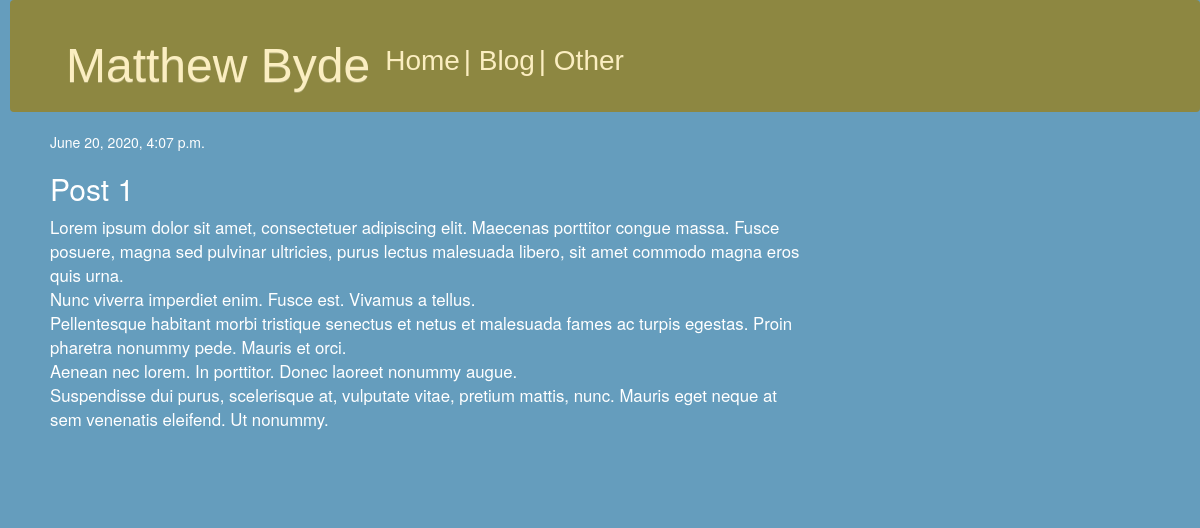
Page /blog/post/1/ on the committed database.
### blog/models.py (models this page shows, shortened)
class Post(models.Model):
    author = models.ForeignKey(settings.AUTH_USER_MODEL, on_delete=models.CASCADE)
    title = models.CharField(max_length=200)
    text = models.TextField()
    description = models.TextField(default="")
    created_date = models.DateTimeField(default=timezone.now)
    published_date = models.DateTimeField(blank=True, null=True)

### blog/views.py (the view)
# urls.py: path('post/<int:pk>/', views.post_detail, name='post_detail'),
def post_detail(request, pk):
    post = get_object_or_404(Post, pk=pk)
    return render(request, 'blog/post_detail.html', {'post': post})

### blog/templates/blog/post_detail.html
{% extends 'website/base.html' %}
{% block content %}
    <div class='post'>
        {% if post.published_date %}
            <div class='date'>
                {{post.published_date}}
            </div>
            {% endif %}
        <h2>{{ post.title }}</h2>
        <p>{{ post.text|linebreaksbr }}</p>
    </div>
{% endblock %}

### website/static/css/website.css (style rules this page uses)
body { padding-left : 10px; background-color: #659DBD; color: #FFFFFF; }
.post { margin-bottom: 70px; }
p { font-size: 120%; }

### rows in the picture
Post: published_date "June 20, 2020, 4:07 p.m.", title "Post 1", text "Lorem ipsum dolor sit amet, consectetuer adipiscing elit. Maecenas porttitor congue massa. Fusce posuere, magna sed pulvinar ultricies, purus lectus malesuada libero, sit amet commodo magna eros quis urna. Nunc viverra imperdiet enim. Fusce est. Vivamus a tellus. Pellentesque habitant morbi tristique senectus et netus et malesuada fames ac turpis egestas. Proin pharetra nonummy pede. Mauris et orci. Aenean nec lorem. In porttitor. Donec laoreet nonummy augue. Suspendisse dui purus, scelerisque at, vulputate vitae, pretium mattis, nunc. Mauris eget neque at sem venenatis eleifend. Ut nonummy."
